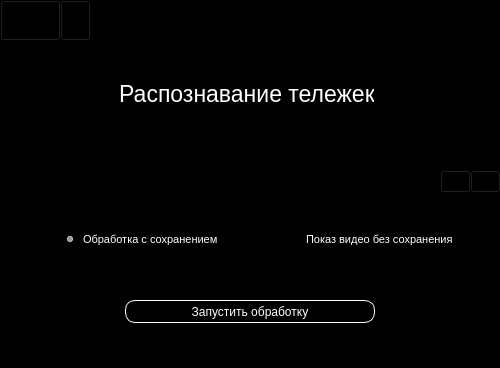
<?xml version="1.0" encoding="UTF-8"?>
<ui version="4.0">
 <class>MainWindow</class>
 <widget class="QMainWindow" name="MainWindow">
  <property name="enabled">
   <bool>true</bool>
  </property>
  <property name="geometry">
   <rect>
    <x>0</x>
    <y>0</y>
    <width>500</width>
    <height>368</height>
   </rect>
  </property>
  <property name="sizePolicy">
   <sizepolicy hsizetype="Minimum" vsizetype="Minimum">
    <horstretch>0</horstretch>
    <verstretch>0</verstretch>
   </sizepolicy>
  </property>
  <property name="minimumSize">
   <size>
    <width>500</width>
    <height>368</height>
   </size>
  </property>
  <property name="maximumSize">
   <size>
    <width>500</width>
    <height>368</height>
   </size>
  </property>
  <property name="cursor">
   <cursorShape>ArrowCursor</cursorShape>
  </property>
  <property name="windowTitle">
   <string>Распознавание тележек</string>
  </property>
  <property name="windowIcon">
   <iconset resource="../images_paths.qrc">
    <normaloff>:/images/images/icon.png</normaloff>:/images/images/icon.png</iconset>
  </property>
  <property name="styleSheet">
   <string notr="true">background-color:black;</string>
  </property>
  <property name="tabShape">
   <enum>QTabWidget::Rounded</enum>
  </property>
  <widget class="QWidget" name="centralwidget">
   <property name="styleSheet">
    <string notr="true"/>
   </property>
   <widget class="QFrame" name="frame">
    <property name="geometry">
     <rect>
      <x>0</x>
      <y>0</y>
      <width>61</width>
      <height>41</height>
     </rect>
    </property>
    <property name="styleSheet">
     <string notr="true">*{
	background:transparent;
}

</string>
    </property>
    <property name="frameShape">
     <enum>QFrame::StyledPanel</enum>
    </property>
    <property name="frameShadow">
     <enum>QFrame::Raised</enum>
    </property>
    <widget class="QPushButton" name="settings">
     <property name="geometry">
      <rect>
       <x>0</x>
       <y>0</y>
       <width>61</width>
       <height>41</height>
      </rect>
     </property>
     <property name="styleSheet">
      <string notr="true">QPushButton{
	color:black;
	background-color:transparent;
}
QPushButton::hover{
	background-color:white;
}
</string>
     </property>
     <property name="text">
      <string/>
     </property>
     <property name="icon">
      <iconset resource="../images_paths.qrc">
       <normaloff>:/images/images/settings.svg</normaloff>:/images/images/settings.svg</iconset>
     </property>
     <property name="iconSize">
      <size>
       <width>64</width>
       <height>32</height>
      </size>
     </property>
    </widget>
   </widget>
   <widget class="QPushButton" name="dir">
    <property name="enabled">
     <bool>true</bool>
    </property>
    <property name="geometry">
     <rect>
      <x>440</x>
      <y>170</y>
      <width>31</width>
      <height>23</height>
     </rect>
    </property>
    <property name="sizePolicy">
     <sizepolicy hsizetype="Ignored" vsizetype="Ignored">
      <horstretch>0</horstretch>
      <verstretch>0</verstretch>
     </sizepolicy>
    </property>
    <property name="minimumSize">
     <size>
      <width>23</width>
      <height>23</height>
     </size>
    </property>
    <property name="maximumSize">
     <size>
      <width>100</width>
      <height>100</height>
     </size>
    </property>
    <property name="toolTip">
     <string>Выбрать папку</string>
    </property>
    <property name="styleSheet">
     <string notr="true">QPushButton{
background-color:transparent
}
QPushButton::hover{
background-color:white
}</string>
    </property>
    <property name="text">
     <string/>
    </property>
    <property name="icon">
     <iconset resource="../images_paths.qrc">
      <normaloff>:/images/images/directory.svg</normaloff>:/images/images/directory.svg</iconset>
    </property>
    <property name="iconSize">
     <size>
      <width>23</width>
      <height>23</height>
     </size>
    </property>
   </widget>
   <widget class="QWidget" name="horizontalLayoutWidget">
    <property name="geometry">
     <rect>
      <x>0</x>
      <y>200</y>
      <width>521</width>
      <height>80</height>
     </rect>
    </property>
    <layout class="QHBoxLayout" name="horizontalLayout" stretch="0,0">
     <property name="spacing">
      <number>0</number>
     </property>
     <item>
      <widget class="QRadioButton" name="img">
       <property name="sizePolicy">
        <sizepolicy hsizetype="Fixed" vsizetype="Fixed">
         <horstretch>0</horstretch>
         <verstretch>0</verstretch>
        </sizepolicy>
       </property>
       <property name="font">
        <font>
         <pointsize>8</pointsize>
         <weight>50</weight>
         <italic>false</italic>
         <bold>false</bold>
         <underline>false</underline>
         <strikeout>false</strikeout>
        </font>
       </property>
       <property name="tabletTracking">
        <bool>false</bool>
       </property>
       <property name="styleSheet">
        <string notr="true">color:white;</string>
       </property>
       <property name="text">
        <string>Обработка с сохранением</string>
       </property>
       <property name="checked">
        <bool>true</bool>
       </property>
      </widget>
     </item>
     <item>
      <widget class="QRadioButton" name="video">
       <property name="sizePolicy">
        <sizepolicy hsizetype="Fixed" vsizetype="Fixed">
         <horstretch>0</horstretch>
         <verstretch>0</verstretch>
        </sizepolicy>
       </property>
       <property name="font">
        <font>
         <pointsize>8</pointsize>
        </font>
       </property>
       <property name="styleSheet">
        <string notr="true">color:white;
</string>
       </property>
       <property name="text">
        <string>Показ видео без сохранения</string>
       </property>
      </widget>
     </item>
    </layout>
   </widget>
   <widget class="QPushButton" name="start">
    <property name="geometry">
     <rect>
      <x>125</x>
      <y>300</y>
      <width>250</width>
      <height>23</height>
     </rect>
    </property>
    <property name="sizePolicy">
     <sizepolicy hsizetype="Preferred" vsizetype="Preferred">
      <horstretch>0</horstretch>
      <verstretch>0</verstretch>
     </sizepolicy>
    </property>
    <property name="styleSheet">
     <string notr="true">QPushButton{color:white;
border:1px solid white;
border-radius:10px;
width:251px;}

QPushButton::hover{
color:white;
border:1px solid white;
border-radius:10px;
background-color:blue;
}

QPushButton::pressed{
color:white;
border:1px solid white;
border-radius:10px;
background-color:white;
width:200px;
}

</string>
    </property>
    <property name="text">
     <string>Запустить обработку</string>
    </property>
   </widget>
   <widget class="QLineEdit" name="Input">
    <property name="geometry">
     <rect>
      <x>60</x>
      <y>169</y>
      <width>381</width>
      <height>21</height>
     </rect>
    </property>
    <property name="styleSheet">
     <string notr="true">color:white;</string>
    </property>
   </widget>
   <widget class="QLabel" name="title">
    <property name="geometry">
     <rect>
      <x>120</x>
      <y>80</y>
      <width>254</width>
      <height>28</height>
     </rect>
    </property>
    <property name="sizePolicy">
     <sizepolicy hsizetype="Minimum" vsizetype="Fixed">
      <horstretch>0</horstretch>
      <verstretch>0</verstretch>
     </sizepolicy>
    </property>
    <property name="styleSheet">
     <string notr="true">color:white;
font-size:23px;
</string>
    </property>
    <property name="text">
     <string>Распознавание тележек</string>
    </property>
    <property name="alignment">
     <set>Qt::AlignCenter</set>
    </property>
   </widget>
   <widget class="QLabel" name="label_2">
    <property name="geometry">
     <rect>
      <x>120</x>
      <y>330</y>
      <width>254</width>
      <height>21</height>
     </rect>
    </property>
    <property name="sizePolicy">
     <sizepolicy hsizetype="Minimum" vsizetype="Fixed">
      <horstretch>0</horstretch>
      <verstretch>0</verstretch>
     </sizepolicy>
    </property>
    <property name="styleSheet">
     <string notr="true">color:white;
font-size:13px;
</string>
    </property>
    <property name="text">
     <string/>
    </property>
    <property name="alignment">
     <set>Qt::AlignCenter</set>
    </property>
   </widget>
   <widget class="QPushButton" name="file">
    <property name="enabled">
     <bool>true</bool>
    </property>
    <property name="geometry">
     <rect>
      <x>470</x>
      <y>170</y>
      <width>31</width>
      <height>23</height>
     </rect>
    </property>
    <property name="sizePolicy">
     <sizepolicy hsizetype="Ignored" vsizetype="Ignored">
      <horstretch>0</horstretch>
      <verstretch>0</verstretch>
     </sizepolicy>
    </property>
    <property name="minimumSize">
     <size>
      <width>23</width>
      <height>23</height>
     </size>
    </property>
    <property name="maximumSize">
     <size>
      <width>100</width>
      <height>100</height>
     </size>
    </property>
    <property name="toolTip">
     <string>Выбрать файл</string>
    </property>
    <property name="styleSheet">
     <string notr="true">QPushButton{
background-color:transparent
}
QPushButton::hover{
background-color:white
}</string>
    </property>
    <property name="text">
     <string/>
    </property>
    <property name="icon">
     <iconset resource="../images_paths.qrc">
      <normaloff>:/images/images/file.svg</normaloff>:/images/images/file.svg</iconset>
    </property>
    <property name="iconSize">
     <size>
      <width>23</width>
      <height>23</height>
     </size>
    </property>
   </widget>
   <widget class="QPushButton" name="clearlogs">
    <property name="geometry">
     <rect>
      <x>60</x>
      <y>0</y>
      <width>31</width>
      <height>41</height>
     </rect>
    </property>
    <property name="toolTip">
     <string>Очистить логи</string>
    </property>
    <property name="styleSheet">
     <string notr="true">QPushButton{
	color:black;
	background-color:transparent;
}
QPushButton::hover{
	background-color:white;
}
</string>
    </property>
    <property name="text">
     <string/>
    </property>
    <property name="icon">
     <iconset resource="../images_paths.qrc">
      <normaloff>:/images/images/dustbin.svg</normaloff>:/images/images/dustbin.svg</iconset>
    </property>
    <property name="iconSize">
     <size>
      <width>64</width>
      <height>32</height>
     </size>
    </property>
   </widget>
  </widget>
 </widget>
 <tabstops>
  <tabstop>Input</tabstop>
  <tabstop>dir</tabstop>
  <tabstop>file</tabstop>
  <tabstop>start</tabstop>
  <tabstop>settings</tabstop>
 </tabstops>
 <resources>
  <include location="../images_paths.qrc"/>
 </resources>
 <connections/>
</ui>
